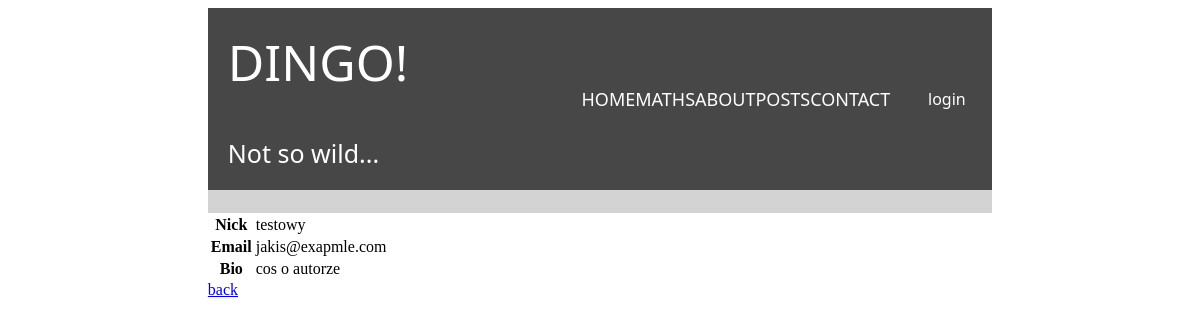
The app's page /authors/details/1 with its own data.
### posts/models.py (models this page shows, shortened)
class Author(models.Model):
   nick = models.CharField(max_length=30)
   email = models.EmailField(default='author@example.com')
   bio = models.TextField(blank=True)

### posts/views.py (the view)
# urls.py: path('authors/details/<int:id>', author_details, name='author_details'),
def author_details(request, id):
    author_details = Author.objects.get(id=id)
    return render(
        request=request,
        template_name='posts/author_details.html',
        context = {'author_details': author_details}
    )

### posts/templates/posts/author_details.html (shortened to what this page needs)
{% extends "greetings/main.html" %}
{% block content %}
   <table>
       <tr>
           <th>Nick</th>
           <td>{{ author_details.nick }}</td>
       </tr>
       <tr>
           <th>Email</th>
           <td>{{ author_details.email }}</td>
       </tr>
       <tr>
           <th>Bio</th>
           <td>{{ author_details.bio }}</td>
       </tr>
   </table>
   <a href="{% url "posts:authors_list" %}">back</a>
{% endblock %}

### greetings/static/greetings/css/style_main.css (style rules this page uses)
body { margin-left: 5.5cm; margin-right: 5.5cm; }

### records on screen
Author: nick "testowy", email "jakis@exapmle.com", bio "cos o autorze"
